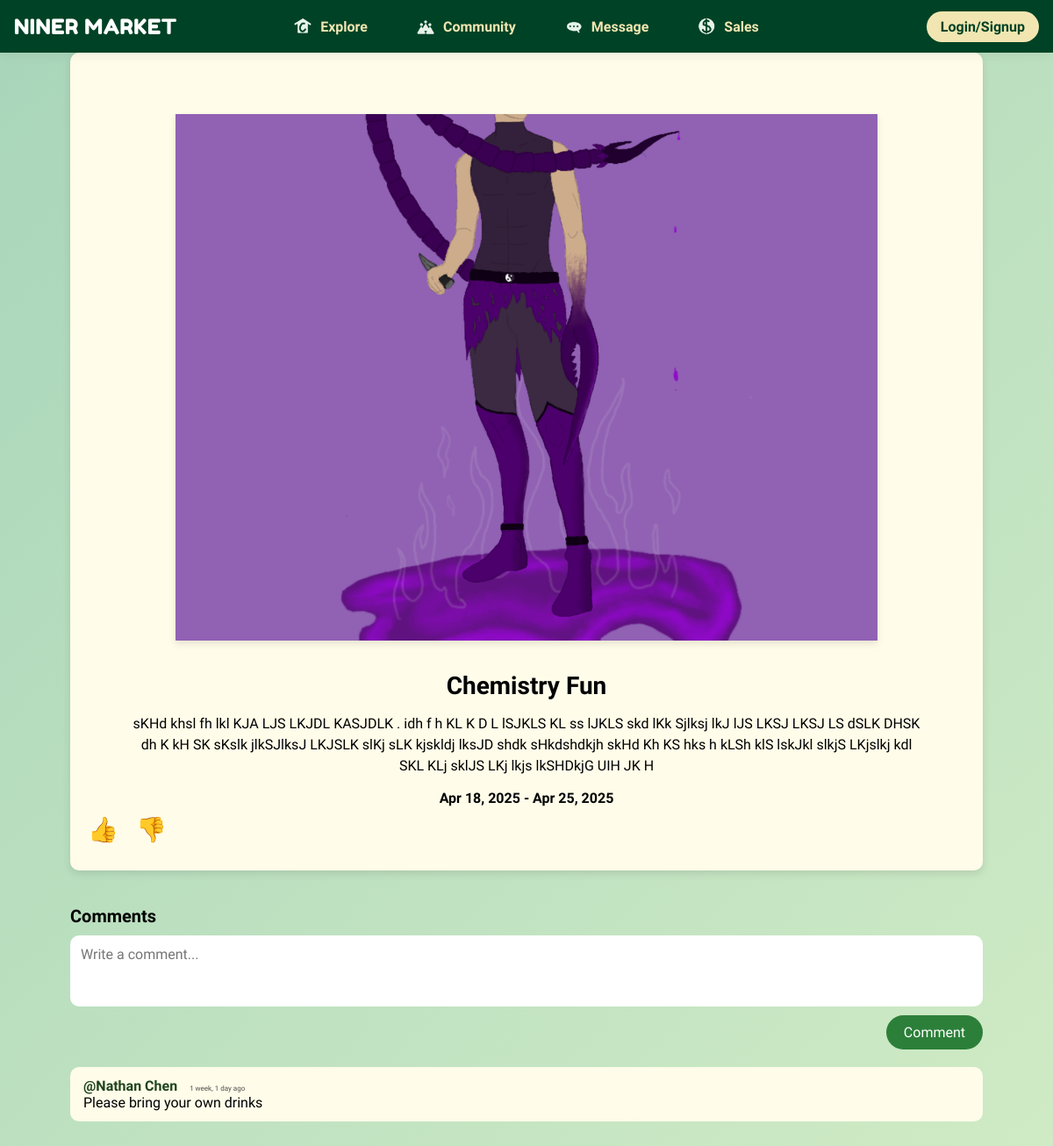
Page /community/2/ on the earlier database version.
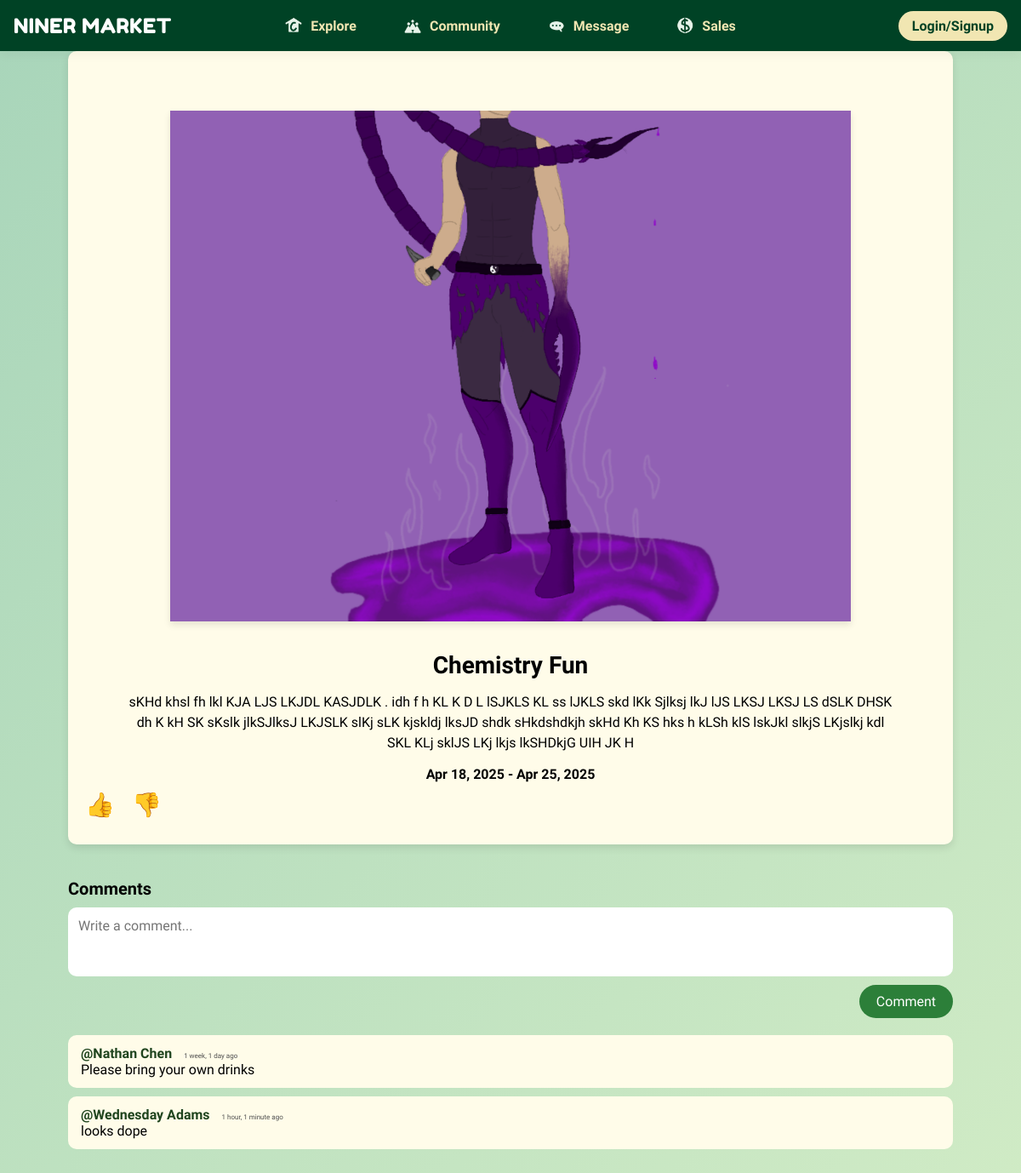
Same page on the later database version.
### base/models.py (models this page shows, shortened)
class Comment(models.Model):
    post = models.ForeignKey(Post, on_delete=models.CASCADE)
    user = models.ForeignKey('base.User', on_delete=models.CASCADE)
    body = models.TextField()
    created_at = models.DateTimeField(auto_now_add=True)

class User(AbstractBaseUser, PermissionsMixin):
    email = models.EmailField(unique=True)
    first_name = models.CharField(max_length=30)
    last_name = models.CharField(max_length=30)
    profile_pic = models.ImageField(
        upload_to='static/images/profile_pics',
        null=True,
        blank=True,
        default='profile_pics/uncc-logo.png'
    )
    is_active = models.BooleanField(default=True)
    is_staff = models.BooleanField(default=False)
    objects = CustomUserManager()
    USERNAME_FIELD = 'email'
    REQUIRED_FIELDS = ['first_name', 'last_name']

### base/views.py (the view, shortened to what this page needs)
# urls.py: path('community/<int:post_id>/', views.community_detail, name='community-detail'),
def community_detail(request, post_id):
    post = get_object_or_404(Post, id=post_id)
    comments = Comment.objects.filter(post=post).order_by('created_at')
    context = {
        'post': post,
        'comments': comments
    }
    return render(request, 'base/community_detail.html', context)

### base/templates/base/community_detail.html (shortened to what this page needs)
{% include 'navbar.html' %}
{% load static %}
{% block content %}
<link rel="stylesheet" href="{% static 'css/community_detail.css' %}">
<div class="detail-container">
  <div class="post-detail-card">
    <div class="image-section">
      {% if post.image %}
        <img src="{{ post.image.url }}" alt="{{ post.title }}">
      {% else %}
        <img src="{% static 'images/default-post.png' %}" alt="No image">
      {% endif %}
    </div>
    <div class="info-section">
      <h2>{{ post.title }}</h2>
      <p class="description">{{ post.description }}</p>
      <p class="date-range">
        {{ post.start_date|date:"M d, Y" }} - {{ post.end_date|date:"M d, Y" }}
      </p>
      <div class="reaction-buttons">
        <button class="like-btn">👍</button>
        <button class="dislike-btn">👎</button>
      </div>
    </div>
  </div>
  <div class="comments-section">
    <h3>Comments</h3>
    <form method="POST" class="comment-form">
      <textarea name="body" rows="3" placeholder="Write a comment..." required></textarea>
      <button type="submit">Comment</button>
    </form>
    <div class="comment-list">
      {% for comment in comments %}
        <div class="comment">
          <strong>@{{ comment.user.first_name }} {{ comment.user.last_name }}</strong>
          <span class="timestamp">{{ comment.created_at|timesince }} ago</span>
          <p>{{ comment.body }}</p>
        </div>
      {% empty %}
        <p>No comments yet. Be the first to comment!</p>
      {% endfor %}
    </div>
</div>
</div>
{% endblock %}

Differences in the rows shown:
added Comment: user.first_name "Wednesday", user.last_name "Adams", created_at "1 hour, 1 minute", body "looks dope"
